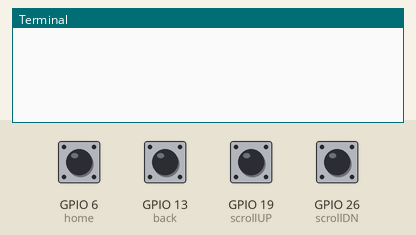
This program was run on a simulated Raspberry Pi (BCM pin numbers). Parts: the last lines printed to the terminal. The test bench sets the inputs (shaded band); at power-on: GPIO 6 (home), GPIO 13 (back), GPIO 19 (scrollUP), GPIO 26 (scrollDN) HIGH.

Above: at 1.2 s.
1.3 s: GPIO 6 (home) pulled LOW for 0.15 s
At 2.5 s:
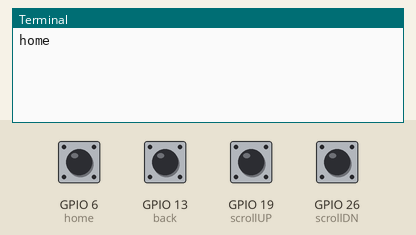
2.9 s: GPIO 13 (back) pulled LOW for 0.15 s
At 4.0 s:
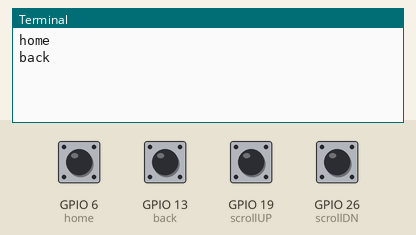
4.5 s: GPIO 19 (scrollUP) pulled LOW for 0.15 s
At 5.2 s:
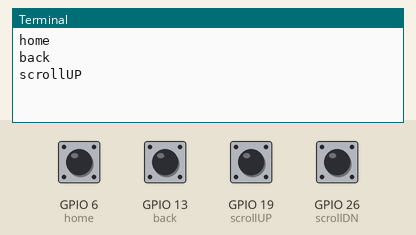
6.1 s: GPIO 26 (scrollDN) pulled LOW for 0.15 s
At 6.4 s:
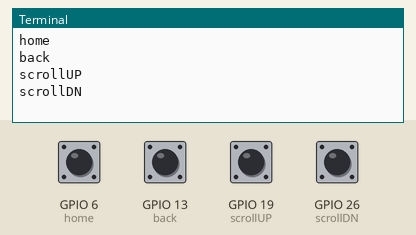

The program:

buttonWatch.py
```python
###
#Script to detect a pressed button on an raspberry pi and scroll up/down on a chromium webpage
#12.4.2020
#peter@traunmueller.net
###
import RPi.GPIO as GPIO
import time
from pynput.keyboard import Key, Controller


#pins
scrollDN = 26
scrollUP = 19
back = 13
home = 6

#setup
GPIO.setmode(GPIO.BCM)
keyboard = Controller()


#pinmodes
GPIO.setup(scrollDN, GPIO.IN, pull_up_down=GPIO.PUD_UP)
GPIO.add_event_detect(scrollDN, GPIO.FALLING, bouncetime=400)
GPIO.setup(scrollUP, GPIO.IN, pull_up_down=GPIO.PUD_UP)
GPIO.add_event_detect(scrollUP, GPIO.FALLING, bouncetime=400)
GPIO.setup(back, GPIO.IN, pull_up_down=GPIO.PUD_UP)
GPIO.add_event_detect(back, GPIO.FALLING, bouncetime=800)
GPIO.setup(home, GPIO.IN, pull_up_down=GPIO.PUD_UP)
GPIO.add_event_detect(home, GPIO.FALLING, bouncetime=800)


def func_scrollDN(argument):
    #print(argument) #outputs the pressed pin number
    print("scrollDN")
    keyboard.press(Key.page_down)
    #time.sleep(0.01)#
    keyboard.release(Key.page_down)
    time.sleep(0.3)#debounce


def func_scrollUP(argument):
    #print(argument) #outputs the pressed pin number
    print("scrollUP")
    keyboard.press(Key.page_up)
    #time.sleep(0.01)#
    keyboard.release(Key.page_up)
    time.sleep(0.3)#debounce


def func_back(argument):
    #print(argument) #outputs the pressed pin number
    print("back")
    keyboard.press(Key.alt_l)#chromium/chrome shortcut for back
    keyboard.press(Key.left)
    #time.sleep(0.01)#
    keyboard.release(Key.alt_l)
    keyboard.release(Key.left)
    time.sleep(0.3)#debounce


def func_home(argument):
    #print(argument) #outputs the pressed pin number
    print("home")
    keyboard.press(Key.alt_l)#chromium/chrome shortcut for go to homepage
    keyboard.press(Key.home)
    #time.sleep(0.01)#
    keyboard.release(Key.alt_l)
    keyboard.release(Key.home)
    time.sleep(0.3)#debounce


GPIO.add_event_callback(scrollDN, func_scrollDN)
GPIO.add_event_callback(scrollUP, func_scrollUP)
GPIO.add_event_callback(back, func_back)
GPIO.add_event_callback(home, func_home)


while True:
    #wait for an interrupt
    time.sleep(0.01)


    keyboard.press(Key.page_up)
    #time.sleep(0.01)#
    keyboard.release(Key.page_up)
    time.sleep(0.3)#debounce
```

Measured:
- after the input at 1.3 s, the terminal: prints a new line at once (image 1)
- after the input at 2.9 s, the terminal: prints a new line at once (image 2)
- after the input at 4.5 s, the terminal: prints a new line at once (image 3)
- after the input at 6.1 s, the terminal: prints a new line at once (image 4)
